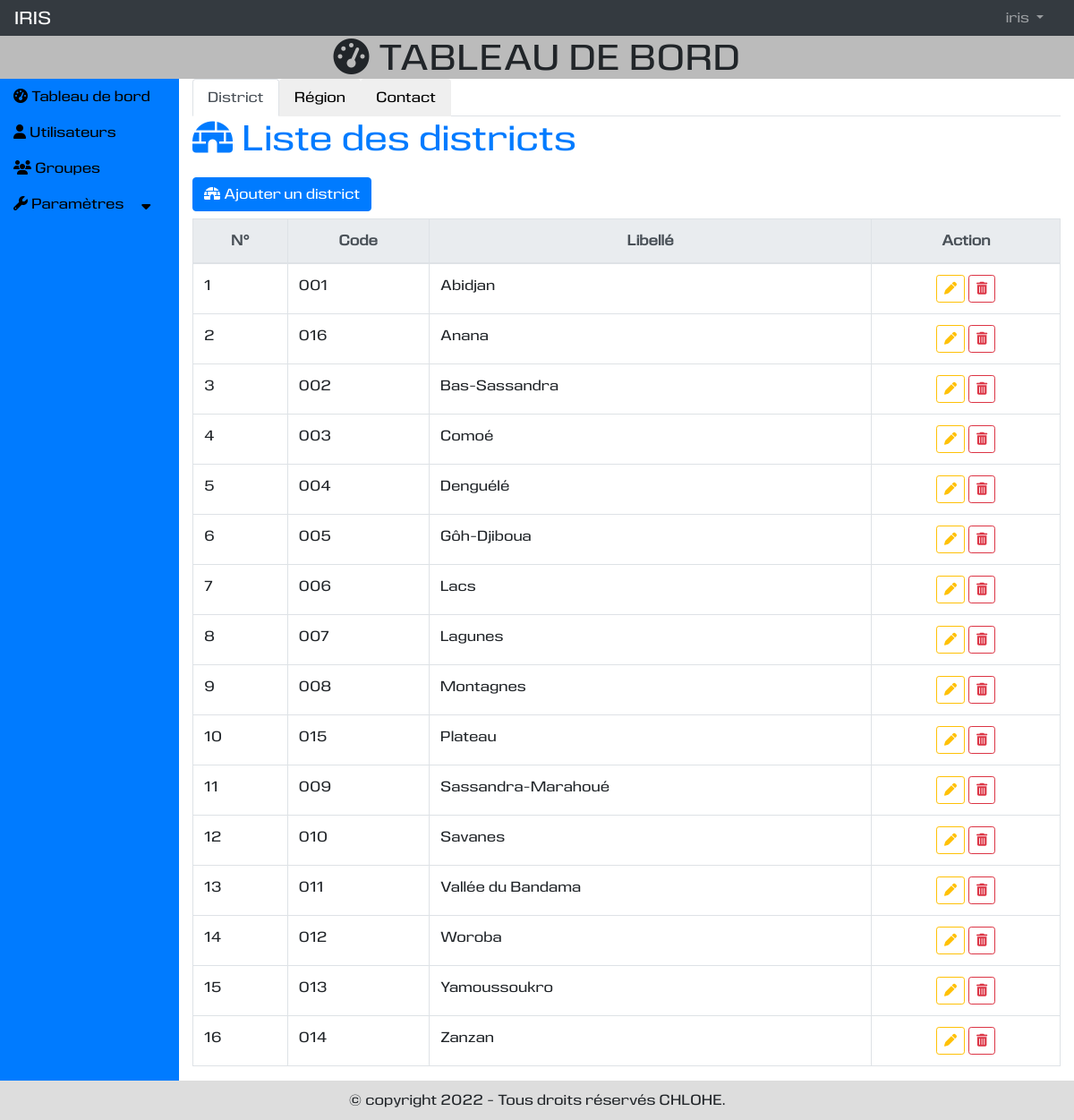
/localisation/ (signed in), run on the app's committed database.
### localisation/models.py (models this page shows, shortened)
class District(models.Model):
    code = models.CharField(max_length=100, unique=True)
    libelle = models.CharField(max_length=250, verbose_name="Libellé", unique=True)

### localisation/views.py (the view)
# urls.py: path('', views.localisation, name = 'localisation'),
@login_required
@permission_required('auth.view_user', raise_exception=True)
@permission_required('auth.view_group', raise_exception=True)
def localisation(request):
    districts = District.objects.all().order_by("libelle")
    regions = Region.objects.all().order_by("libelle")
    active_district = ['','false','']
    active_region = ['','false','']
    if _active_onglet == "district":
        active_district =  ['active', 'true', 'show active']
    elif _active_onglet == "region":
        active_region = ['active', 'true', 'show active']
    else:
        active_district =  ['active', 'true', 'show active']
    context = {
        "titre" : "Localisation",
        "districts" : districts,
        "regions" : regions,
        "active_region": active_region,
        "active_district": active_district,
    }
    return render(request, "localisation/localisation.html", context)

### localisation/templates/localisation/localisation.html (shortened to what this page needs)
{% extends 'utilisateur/base.html' %}
{% load static %}
{% block tableau_de_bord %}
<div>
  <ul class="nav nav-tabs" id="myTab" role="tablist">
    <li class="nav-item" role="presentation">
      <button class="nav-link {{active_district|first}}" id="district1-tab" data-toggle="tab" data-target="#district1" type="button" role="tab" aria-controls="district1" aria-selected="active_district|slice:"1:2"|first }}">
        District
      </button>
    </li>
    <li class="nav-item" role="presentation">
      <button class="nav-link {{active_region|first}}" id="region-tab" data-toggle="tab" data-target="#region" type="button" role="tab" aria-controls="region" aria-selected="active_region|slice:"1:2"|first }}">
        Région
      </button>
    </li>
    <li class="nav-item" role="presentation">
      <button class="nav-link" id="contact-tab" data-toggle="tab" data-target="#contact" type="button" role="tab" aria-controls="contact" aria-selected="false">
        Contact
      </button>
    </li>
  </ul>
  <div class="tab-content" id="myTabContent">
    <div class="tab-pane fade {{ active_district|last }}" id="district1" role="tabpanel" aria-labelledby="district1-tab">
      <div>
        <h1 class="mb-3 text-primary"><i class="fas fa-igloo"></i> Liste des districts</h1>
        <h3><a class="btn btn-primary" data-toggle="modal" data-target="#ajouterModal" data-backdrop="static"><i class="fas fa-igloo"></i> Ajouter un district</a></h3>
        <div class="row">
            <div class="col-md-12">
                <table class="table  table-bordered table-hover table-responsive-md" id="district">
                    <thead class="text-center">
                        <tr class="thead-light">
                            <th>N°</th>
                            <th>Code</th>
                            <th>Libellé</th>
                            <th>Action</th>
                        </tr>
                    </thead>
                    <tbody>
                        {% for district in districts %}
                        <tr>
                            <td>{{forloop.counter}}</td>
                            <td>{{district.code}}</td>
                            <td>{{district.libelle|capfirst}}</td>
                            <td class="text-center">
                                <a class="btn btn-outline-warning btn-sm" title="Modifier" data-toggle="modal" data-target="#modifierModal{{district.id}}" data-backdrop="static"><i class="fas fa-pen"></i></a>
                                <button type="button" title="Supprimer" class="btn btn-outline-danger btn-sm" data-toggle="modal" data-target="#modal{{district.id}}" data-backdrop="static"><i class="fas fa-trash-alt"></i></button>
                            </td>
                        </tr>
                        {% endfor %}
                    </tbody>
                </table>
            </div>
        </div>
      </div>
    </div>
  </div>
</div>
{% endblock %}

### templates/nav.html (shortened to what this page needs)
<nav class="navbar navbar-expand-md bg-dark navbar-dark">
  <a class="navbar-brand" href="{% url 'utilisateur:connexion' %}">IRIS</a>
  <div class="collapse navbar-collapse" id="collapsNavbar">
    <ul class="navbar-nav">
      {% if not user.is_authenticated %}
      <li class="nav-item">
        <a class="nav-link" href="{% url 'utilisateur:connexion' %}">Connexion</a>
      </li>
      <li class="nav-item">
        <a class="nav-link" href="{% url 'utilisateur:inscription' 0 %}">S'inscrire</a>
      </li>
      {% else %}
      <li class="nav-item dropdown" style="position: relative;">
        <a class="nav-link dropdown-toggle" href="#" id="navbardrop" data-toggle="dropdown">
          {{user.get_username}}
        </a>
      </li>
      {% endif %}
    </ul>
  </div>
</nav>

### static/css/css.css (style rules this page uses)
body { margin: 0px; padding: 0px; background : #EEE; font-family: 'eurocinewebfont'; }
nav { margin: 0px; padding: 0px; padding: 10px 10px 0px 10px; height: 40px; background: #DDD; }
nav div { display: flex; flex-direction: row; flex-wrap: wrap; justify-content: flex-end; }
nav div ul { margin: 0px; padding: 0px; list-style-type: none; }
nav div ul li { display: inline-block; margin-right: 10px; }
nav div ul li a { text-decoration: none; }
#contenu h1 { margin: 0px; padding : 0px; }

### data on the page
District: code "001", libelle "Abidjan"
District: code "016", libelle "Anana"
District: code "002", libelle "Bas-Sassandra"
District: code "003", libelle "Comoé"
District: code "004", libelle "Denguélé"
District: code "005", libelle "Gôh-Djiboua"
District: code "006", libelle "Lacs"
District: code "007", libelle "Lagunes"
District: code "008", libelle "Montagnes"
District: code "015", libelle "Plateau"
District: code "009", libelle "Sassandra-Marahoué"
District: code "010", libelle "Savanes"
District: code "011", libelle "Vallée du Bandama"
District: code "012", libelle "Woroba"
District: code "013", libelle "Yamoussoukro"
District: code "014", libelle "Zanzan"

### other printed values
{{ user.get_username }} "iris"
{{ annee }} "2022"
